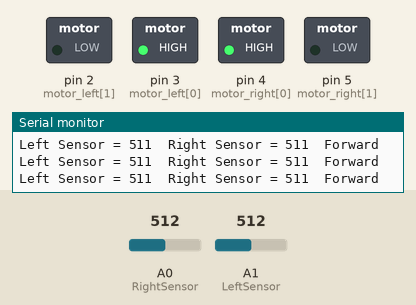
This sketch was run on a simulated Arduino Uno, built with avr-gcc and run on an emulated ATmega328P. Parts: switched loads named in the sketch (green lamp = pin HIGH), the last lines printed to the serial monitor. Inputs (shaded band) come from the test bench; at power-on: A0 (RightSensor) = 512, A1 (LeftSensor) = 512.

Above: at 1.2 s.
1.3 s: A0 (RightSensor) set to 452
4.3 s: A0 (RightSensor) set to 428
At 4.7 s:
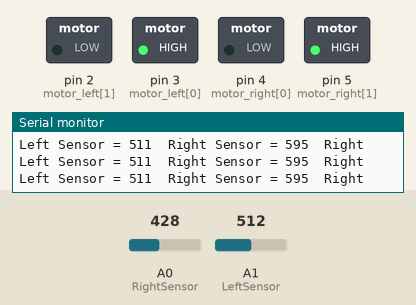
5.8 s: A1 (LeftSensor) set to 495
At 7.0 s:
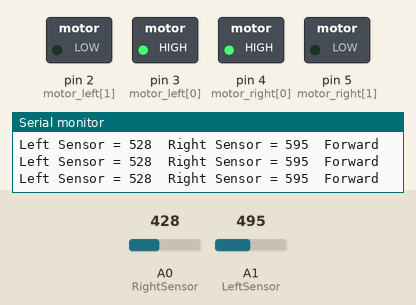
8.8 s: A1 (LeftSensor) set to 361
10.3 s: A1 (LeftSensor) set to 342
At 11.4 s:
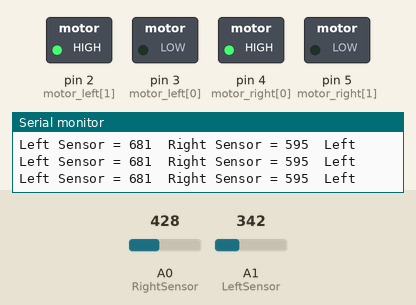
Timing chart, 0 to 12.8 s (numbered marks = the images above; inputs shaded):
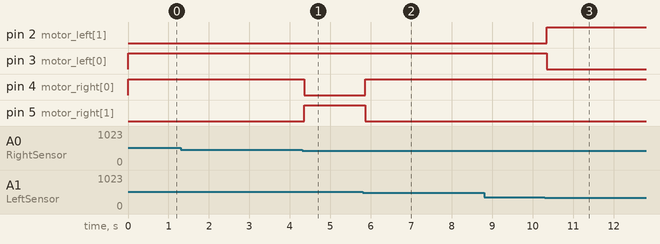

Measured:
- the behaviour switches between 437 and 436 on A0 (RightSensor) (found by bisection; images 0 and 1)
- the behaviour switches between 503 and 502 on A1 (LeftSensor) (found by bisection; images 1 and 2)
- the behaviour switches between 353 and 352 on A1 (LeftSensor) (found by bisection; images 2 and 3)
- after the input at 4.3 s, pin 4 (motor_right[0]): HIGH → LOW after 0.06 s; pin 5 (motor_right[1]): LOW → HIGH after 0.06 s
- after the input at 5.8 s, pin 4 (motor_right[0]): LOW → HIGH after 0.06 s; pin 5 (motor_right[1]): HIGH → LOW after 0.06 s
- after the input at 10.3 s, pin 2 (motor_left[1]): LOW → HIGH after 0.05 s; pin 3 (motor_left[0]): HIGH → LOW after 0.05 s

The sketch:

LightLDRFollower.ino
```cpp
int motor_left[] = {3, 2};

int motor_right[] = {4, 5};

const int RightSensor = A0; // Read the right sensor

const int LeftSensor = A1; // Read the left sensor

// Variable definitions

int SensorLeft; // This stores the value of the Left Sensor pin to use later on in the sketch

int SensorRight; // This stores the value of the Right Sensor pin to use later on in the sketch

int SensorDifference; // This value is used to determine the difference between the Left and Right

void setup() {

int i; for(i = 0; i < 2; i++){ pinMode(motor_left[i], OUTPUT); pinMode(motor_right[i], OUTPUT); }

pinMode(LeftSensor, INPUT); // Defines this pin as an input. The Arduino will read values from this pin.

pinMode(RightSensor, INPUT); // Defines this pin as an input. The Arduino will read values from this pin.

digitalWrite(A0, HIGH); // Enables an internal pullup resistor

digitalWrite(A1, HIGH); // Enables an internal pullup resistor

Serial.begin(9600); // Enables a serial connection through the Arduino to either USB or UART (pins 0&1). Note that the baud rate is set to 9600

Serial.println(" \nBeginning Light Seeking Behavior"); // Placed at the very end of void Setup() so that it is runs once, right before the void Loop()

}

// the loop() method runs over and over again,

// as long as the Arduino has power

void loop() {

SensorLeft = 1023 - analogRead(LeftSensor); // This reads the value of the sensor, then saves it to the corresponding integer.

SensorRight = 1023 - analogRead(RightSensor); // This reads the value of the sensor, then saves it to the corresponding integer.

SensorDifference = abs(SensorLeft - SensorRight); // This calculates the difference between the two sensors and then saves it to an integer.

// This section of the sketch is used to print the values of the

// sensors through Serial to the computer. Useful for determining

// if the sensors are working and if the code is also functioning properly.

Serial.print("Left Sensor = "); // Prints the text inside the quotes.

Serial.print(SensorLeft); // Prints the value of the Left Sensor.

Serial.print("\t"); // Prints a tab (space).

Serial.print("Right Sensor = "); // Prints the text inside the quotes.

Serial.print(SensorRight); // Prints the value of the Right Sensor.

Serial.print("\t"); // Prints a tab (space).

// This section of the sketch is what actually interperets the data and then runs the motors accordingly.

if (SensorLeft<500 && SensorRight<500) { motor_stop();

Serial.println("Stop"); }

if (SensorLeft > SensorRight && SensorDifference > 75 && SensorLeft>500 && SensorRight>500) { // This is interpreted as if the Left sensor reads more light than the Right Sensor, Do this:

turn_left();

Serial.println("Left"); // This prints Left when the robot would actually turn Left.

}

if (SensorLeft < SensorRight && SensorDifference > 75 && SensorLeft>500 && SensorRight>500) { // This is interpreted as if the Left sensor reads less light than the Right Sensor, Do this:

turn_right();

Serial.println("Right"); // This prints Right when the robot would actually turn Right.

}

else if (SensorLeft>500 && SensorRight>500 && SensorDifference < 75) { // This is interpreted as if the difference between the two sensors is under 125 (Experiment to suit our sensors), Do this:

drive_forward();

Serial.println("Forward"); // This prints Forward when the robot would actually go forward.

}

Serial.print("\n");

} void motor_stop(){ digitalWrite(motor_left[0], LOW); digitalWrite(motor_left[1], LOW);

digitalWrite(motor_right[0], LOW); digitalWrite(motor_right[1], LOW); }

void drive_forward(){ digitalWrite(motor_left[0], HIGH); digitalWrite(motor_left[1], LOW);

digitalWrite(motor_right[0], HIGH); digitalWrite(motor_right[1], LOW); }

void drive_backward(){ digitalWrite(motor_left[0], LOW); digitalWrite(motor_left[1], HIGH);

digitalWrite(motor_right[0], LOW); digitalWrite(motor_right[1], HIGH); }

void turn_left(){ digitalWrite(motor_left[0], LOW); digitalWrite(motor_left[1], HIGH);

digitalWrite(motor_right[0], HIGH); digitalWrite(motor_right[1], LOW); }

void turn_right(){ digitalWrite(motor_left[0], HIGH); digitalWrite(motor_left[1], LOW);

digitalWrite(motor_right[0], LOW); digitalWrite(motor_right[1], HIGH); }
```
